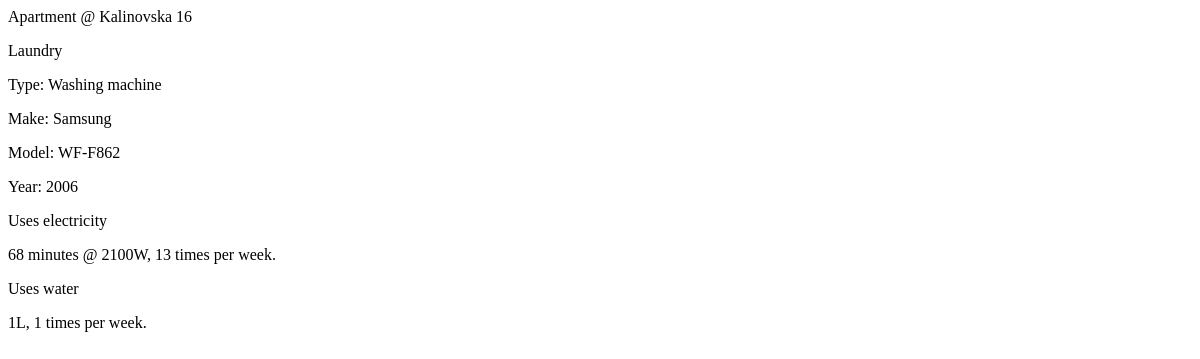
Page /expenses/ on the earlier database version.
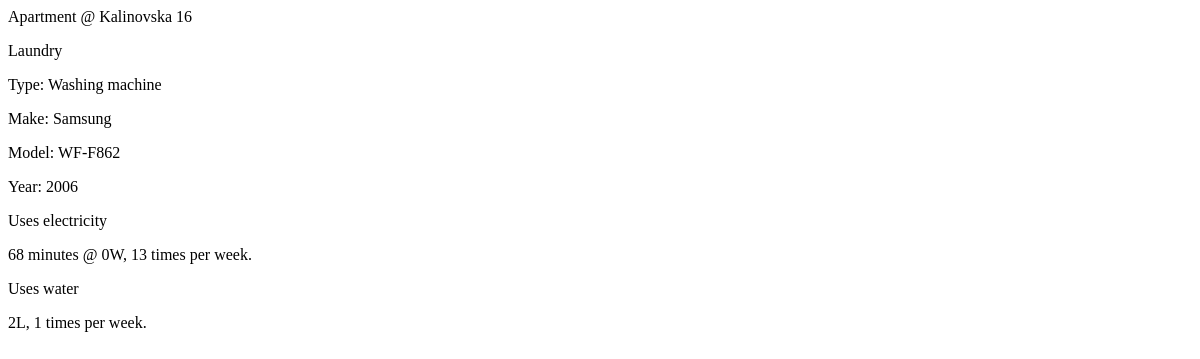
Same page on the later database version.
### expenses/models.py (models this page shows, shortened)
class ElectricityUsage(models.Model):
    appliance = models.ForeignKey(Appliance, on_delete=models.CASCADE)
    watts = models.IntegerField()
    time_minutes = models.IntegerField()
    occurrences_per_week = models.IntegerField()
    def __str__(self):
        return str(self.time_minutes) + ' minutes @ ' + str(self.watts) + 'W, ' + str(self.occurrences_per_week) + ' times per week.'

class WaterUsage(models.Model):
    appliance = models.ForeignKey(Appliance, on_delete=models.CASCADE)
    litres = models.IntegerField()
    occurrences_per_week = models.IntegerField()
    def __str__(self):
        return str(self.litres) + 'L, ' + str(self.occurrences_per_week) + ' times per week.'

### expenses/views.py (the view)
def index(request):
    dwelling_list = Dwelling.objects.all
    context = {'dwelling_list': dwelling_list}
    return render(request, 'expenses/index.html', context)

### expenses/models.py (called while the page is built)
    def __str__(self):
        return self.type + ' @ ' + self.address

    def __str__(self):
        return self.name

### expenses/templates/expenses/index.html (shortened to what this page needs)
{% if dwelling_list %}
    {% for dwelling in dwelling_list %}
        {% for room in dwelling.room_set.all %}
            <p>{{ room }}</p>
            {% for appliance in room.appliance_set.all %}
                <p>Type: {{ appliance.type }}</p>
                <p>Make: {{ appliance.make }}</p>
                <p>Model: {{ appliance.model }}</p>
                <p>Year: {{ appliance.year }}</p>
                {% if appliance.uses_electricity %}
                    <p>Uses electricity</p>
                    {% for electricity_usage in appliance.electricityusage_set.all %}
                        <p>{{ electricity_usage }}</p>
                    {% endfor %}
                {% endif %}
                {% if appliance.uses_water %}
                    <p>Uses water</p>
                    {% for water_usage in appliance.waterusage_set.all %}
                        <p>{{ water_usage }}</p>
                    {% endfor %}
                {% endif %}
            {% endfor %}
        {% endfor %}
    {% endfor %}
{% else %}
    <p>No appliances are available.</p>
{% endif %}

Differences in the rows shown:
changed ElectricityUsage: time_minutes+watts+occurrences_per_week "68 minutes @ 2100W, 13 times per week." → "68 minutes @ 0W, 13 times per week."
changed WaterUsage: litres+occurrences_per_week "1L, 1 times per week." → "2L, 1 times per week."
